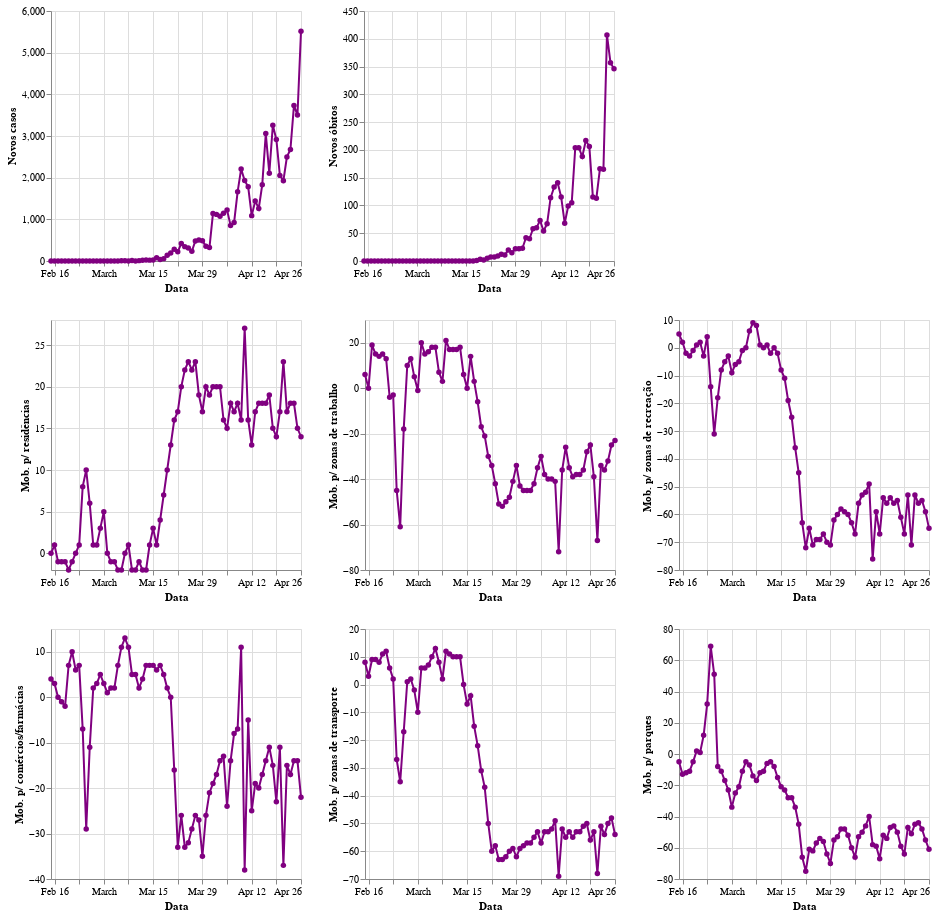

Notebook source saved alongside this figure:
### Code cell
import altair as alt

brush = alt.selection(type='interval', encodings=['x'], resolve='global')

base = alt.Chart(br).mark_line(point=True).encode(
    alt.X('date:T', title='Data'),
    color=alt.condition(brush, alt.ColorValue('purple'), alt.ColorValue('gray')),
).add_selection(
    brush
).properties(
    width=250,
    height=250
)

alt.vconcat(alt.hconcat(base.encode(alt.Y('new_cases:Q', title='Novos casos')), 
                        base.encode(alt.Y('new_deaths:Q',title='Novos óbitos'))),
           alt.hconcat(base.encode(alt.Y('residential:Q', title='Mob. p/ residências')), 
                       base.encode(alt.Y('workplaces:Q', title='Mob. p/ zonas de trabalho')), 
                       base.encode(alt.Y('retail_recreation:Q', title='Mob. p/ zonas de recreação'))),
           alt.hconcat(base.encode(alt.Y('grocery_pharmacy:Q', title='Mob. p/ comércios/farmácias')), 
                       base.encode(alt.Y('transit_stations:Q', title='Mob. p/ zonas de transporte')), 
                       base.encode(alt.Y('parks:Q', title='Mob. p/ parques'))))

### Figure 1 — Vega-Lite specification as saved in the notebook (floating-point values rounded to 4 significant figures)
{"config": {"view": {"continuousWidth": 400, "continuousHeight": 300}}, "vconcat": [{"hconcat": [{"mark": {"type": "line", "point": true}, "encoding": {"color": {"condition": {"value": "purple", "selection": "selector001"}, "value": "gray"}, "x": {"type": "temporal", "field": "date", "title": "Data"}, "y": {"type": "quantitative", "field": "new_cases", "title": "Novos casos"}}, "height": 250, "selection": {"selector001": {"type": "interval", "encodings": ["x"], "resolve": "global"}}, "width": 250}, {"mark": {"type": "line", "point": true}, "encoding": {"color": {"condition": {"value": "purple", "selection": "selector001"}, "value": "gray"}, "x": {"type": "temporal", "field": "date", "title": "Data"}, "y": {"type": "quantitative", "field": "new_deaths", "title": "Novos óbitos"}}, "height": 250, "selection": {"selector001": {"type": "interval", "encodings": ["x"], "resolve": "global"}}, "width": 250}]}, {"hconcat": [{"mark": {"type": "line", "point": true}, "encoding": {"color": {"condition": {"value": "purple", "selection": "selector001"}, "value": "gray"}, "x": {"type": "temporal", "field": "date", "title": "Data"}, "y": {"type": "quantitative", "field": "residential", "title": "Mob. p/ residências"}}, "height": 250, "selection": {"selector001": {"type": "interval", "encodings": ["x"], "resolve": "global"}}, "width": 250}, {"mark": {"type": "line", "point": true}, "encoding": {"color": {"condition": {"value": "purple", "selection": "selector001"}, "value": "gray"}, "x": {"type": "temporal", "field": "date", "title": "Data"}, "y": {"type": "quantitative", "field": "workplaces", "title": "Mob. p/ zonas de trabalho"}}, "height": 250, "selection": {"selector001": {"type": "interval", "encodings": ["x"], "resolve": "global"}}, "width": 250}, {"mark": {"type": "line", "point": true}, "encoding": {"color": {"condition": {"value": "purple", "selection": "selector001"}, "value": "gray"}, "x": {"type": "temporal", "field": "date", "title": "Data"}, "y": {"type": "quantitative", "field": "retail_recreation", "title": "Mob. p/ zonas de recreação"}}, "height": 250, "selection": {"selector001": {"type": "interval", "encodings": ["x"], "resolve": "global"}}, "width": 250}]}, {"hconcat": [{"mark": {"type": "line", "point": true}, "encoding": {"color": {"condition": {"value": "purple", "selection": "selector001"}, "value": "gray"}, "x": {"type": "temporal", "field": "date", "title": "Data"}, "y": {"type": "quantitative", "field": "grocery_pharmacy", "title": "Mob. p/ comércios/farmácias"}}, "height": 250, "selection": {"selector001": {"type": "interval", "encodings": ["x"], "resolve": "global"}}, "width": 250}, {"mark": {"type": "line", "point": true}, "encoding": {"color": {"condition": {"value": "purple", "selection": "selector001"}, "value": "gray"}, "x": {"type": "temporal", "field": "date", "title": "Data"}, "y": {"type": "quantitative", "field": "transit_stations", "title": "Mob. p/ zonas de transporte"}}, "height": 250, "selection": {"selector001": {"type": "interval", "encodings": ["x"], "resolve": "global"}}, "width": 250}, {"mark": {"type": "line", "point": true}, "encoding": {"color": {"condition": {"value": "purple", "selection": "selector001"}, "value": "gray"}, "x": {"type": "temporal", "field": "date", "title": "Data"}, "y": {"type": "quantitative", "field": "parks", "title": "Mob. p/ parques"}}, "height": 250, "selection": {"selector001": {"type": "interval", "encodings": ["x"], "resolve": "global"}}, "width": 250}]}], "data": {"name": "data-1486ca094edc93fb85a22ea4430b7647"}, "$schema": "https://vega.github.io/schema/vega-lite/v4.8.1.json", "datasets": {"data-1486ca094edc93fb85a22ea4430b7647": [{"locality_code": "BR", "locality_name": "Brazil", "date": "2020-02-15", "new_cases": 0, "new_deaths": 0, "retail_recreation": 5.0, "grocery_pharmacy": 4.0, "parks": -5.0, "transit_stations": 8.0, "workplaces": 6.0, "residential": 0.0}, {"locality_code": "BR", "locality_name": "Brazil", "date": "2020-02-16", "new_cases": 0, "new_deaths": 0, "retail_recreation": 2.0, "grocery_pharmacy": 3.0, "parks": -13.0, "transit_stations": 3.0, "workplaces": 0.0, "residential": 1.0}, {"locality_code": "BR", "locality_name": "Brazil", "date": "2020-02-17", "new_cases": 0, "new_deaths": 0, "retail_recreation": -2.0, "grocery_pharmacy": 0.0, "parks": -12.0, "transit_stations": 9.0, "workplaces": 19.0, "residential": -1.0}, {"locality_code": "BR", "locality_name": "Brazil", "date": "2020-02-18", "new_cases": 0, "new_deaths": 0, "retail_recreation": -3.0, "grocery_pharmacy": -1.0, "parks": -11.0, "transit_stations": 9.0, "workplaces": 15.0, "residential": -1.0}, {"locality_code": "BR", "locality_name": "Brazil", "date": "2020-02-19", "new_cases": 0, "new_deaths": 0, "retail_recreation": -1.0, "grocery_pharmacy": -2.0, "parks": -5.0, "transit_stations": 8.0, "workplaces": 14.0, "residential": -1.0}, {"locality_code": "BR", "locality_name": "Brazil", "date": "2020-02-20", "new_cases": 0, "new_deaths": 0, "retail_recreation": 1.0, "grocery_pharmacy": 7.0, "parks": 2.0, "transit_stations": 11.0, "workplaces": 15.0, "residential": -2.0}, {"locality_code": "BR", "locality_name": "Brazil", "date": "2020-02-21", "new_cases": 0, "new_deaths": 0, "retail_recreation": 2.0, "grocery_pharmacy": 10.0, "parks": 1.0, "transit_stations": 12.0, "workplaces": 13.0, "residential": -1.0}, {"locality_code": "BR", "locality_name": "Brazil", "date": "2020-02-22", "new_cases": 0, "new_deaths": 0, "retail_recreation": -3.0, "grocery_pharmacy": 6.0, "parks": 12.0, "transit_stations": 6.0, "workplaces": -4.0, "residential": 0.0}, {"locality_code": "BR", "locality_name": "Brazil", "date": "2020-02-23", "new_cases": 0, "new_deaths": 0, "retail_recreation": 4.0, "grocery_pharmacy": 7.0, "parks": 32.0, "transit_stations": 2.0, "workplaces": -3.0, "residential": 1.0}, {"locality_code": "BR", "locality_name": "Brazil", "date": "2020-02-24", "new_cases": 0, "new_deaths": 0, "retail_recreation": -14.0, "grocery_pharmacy": -7.0, "parks": 69.0, "transit_stations": -27.0, "workplaces": -45.0, "residential": 8.0}, {"locality_code": "BR", "locality_name": "Brazil", "date": "2020-02-25", "new_cases": 0, "new_deaths": 0, "retail_recreation": -31.0, "grocery_pharmacy": -29.0, "parks": 51.0, "transit_stations": -35.0, "workplaces": -61.0, "residential": 10.0}, {"locality_code": "BR", "locality_name": "Brazil", "date": "2020-02-26", "new_cases": 1, "new_deaths": 0, "retail_recreation": -18.0, "grocery_pharmacy": -11.0, "parks": -8.0, "transit_stations": -17.0, "workplaces": -18.0, "residential": 6.0}, {"locality_code": "BR", "locality_name": "Brazil", "date": "2020-02-27", "new_cases": 0, "new_deaths": 0, "retail_recreation": -8.0, "grocery_pharmacy": 2.0, "parks": -11.0, "transit_stations": 1.0, "workplaces": 10.0, "residential": 1.0}, {"locality_code": "BR", "locality_name": "Brazil", "date": "2020-02-28", "new_cases": 0, "new_deaths": 0, "retail_recreation": -5.0, "grocery_pharmacy": 3.0, "parks": -17.0, "transit_stations": 2.0, "workplaces": 13.0, "residential": 1.0}, {"locality_code": "BR", "locality_name": "Brazil", "date": "2020-02-29", "new_cases": 0, "new_deaths": 0, "retail_recreation": -3.0, "grocery_pharmacy": 5.0, "parks": -23.0, "transit_stations": -2.0, "workplaces": 5.0, "residential": 3.0}, {"locality_code": "BR", "locality_name": "Brazil", "date": "2020-03-01", "new_cases": 1, "new_deaths": 0, "retail_recreation": -9.0, "grocery_pharmacy": 3.0, "parks": -34.0, "transit_stations": -10.0, "workplaces": -1.0, "residential": 5.0}, {"locality_code": "BR", "locality_name": "Brazil", "date": "2020-03-02", "new_cases": 0, "new_deaths": 0, "retail_recreation": -6.0, "grocery_pharmacy": 1.0, "parks": -25.0, "transit_stations": 6.0, "workplaces": 20.0, "residential": 0.0}, {"locality_code": "BR", "locality_name": "Brazil", "date": "2020-03-03", "new_cases": 0, "new_deaths": 0, "retail_recreation": -5.0, "grocery_pharmacy": 2.0, "parks": -21.0, "transit_stations": 6.0, "workplaces": 15.0, "residential": -1.0}, {"locality_code": "BR", "locality_name": "Brazil", "date": "2020-03-04", "new_cases": 0, "new_deaths": 0, "retail_recreation": -1.0, "grocery_pharmacy": 2.0, "parks": -11.0, "transit_stations": 7.0, "workplaces": 16.0, "residential": -1.0}, {"locality_code": "BR", "locality_name": "Brazil", "date": "2020-03-05", "new_cases": 1, "new_deaths": 0, "retail_recreation": 0.0, "grocery_pharmacy": 7.0, "parks": -5.0, "transit_stations": 10.0, "workplaces": 18.0, "residential": -2.0}, {"locality_code": "BR", "locality_name": "Brazil", "date": "2020-03-06", "new_cases": 5, "new_deaths": 0, "retail_recreation": 6.0, "grocery_pharmacy": 11.0, "parks": -7.0, "transit_stations": 13.0, "workplaces": 18.0, "residential": -2.0}, {"locality_code": "BR", "locality_name": "Brazil", "date": "2020-03-07", "new_cases": 5, "new_deaths": 0, "retail_recreation": 9.0, "grocery_pharmacy": 13.0, "parks": -14.0, "transit_stations": 8.0, "workplaces": 7.0, "residential": 0.0}, {"locality_code": "BR", "locality_name": "Brazil", "date": "2020-03-08", "new_cases": 0, "new_deaths": 0, "retail_recreation": 8.0, "grocery_pharmacy": 11.0, "parks": -17.0, "transit_stations": 2.0, "workplaces": 3.0, "residential": 1.0}, {"locality_code": "BR", "locality_name": "Brazil", "date": "2020-03-09", "new_cases": 12, "new_deaths": 0, "retail_recreation": 1.0, "grocery_pharmacy": 5.0, "parks": -12.0, "transit_stations": 12.0, "workplaces": 21.0, "residential": -2.0}, {"locality_code": "BR", "locality_name": "Brazil", "date": "2020-03-10", "new_cases": 0, "new_deaths": 0, "retail_recreation": 0.0, "grocery_pharmacy": 5.0, "parks": -11.0, "transit_stations": 11.0, "workplaces": 17.0, "residential": -2.0}, {"locality_code": "BR", "locality_name": "Brazil", "date": "2020-03-11", "new_cases": 9, "new_deaths": 0, "retail_recreation": 1.0, "grocery_pharmacy": 2.0, "parks": -6.0, "transit_stations": 10.0, "workplaces": 17.0, "residential": -1.0}, {"locality_code": "BR", "locality_name": "Brazil", "date": "2020-03-12", "new_cases": 18, "new_deaths": 0, "retail_recreation": -2.0, "grocery_pharmacy": 4.0, "parks": -5.0, "transit_stations": 10.0, "workplaces": 17.0, "residential": -2.0}, {"locality_code": "BR", "locality_name": "Brazil", "date": "2020-03-13", "new_cases": 25, "new_deaths": 0, "retail_recreation": 0.0, "grocery_pharmacy": 7.0, "parks": -8.0, "transit_stations": 10.0, "workplaces": 18.0, "residential": -2.0}, {"locality_code": "BR", "locality_name": "Brazil", "date": "2020-03-14", "new_cases": 21, "new_deaths": 0, "retail_recreation": -2.0, "grocery_pharmacy": 7.0, "parks": -15.0, "transit_stations": 0.0, "workplaces": 6.0, "residential": 1.0}, {"locality_code": "BR", "locality_name": "Brazil", "date": "2020-03-15", "new_cases": 23, "new_deaths": 0, "retail_recreation": -8.0, "grocery_pharmacy": 7.0, "parks": -21.0, "transit_stations": -7.0, "workplaces": 0.0, "residential": 3.0}, {"locality_code": "BR", "locality_name": "Brazil", "date": "2020-03-16", "new_cases": 79, "new_deaths": 0, "retail_recreation": -11.0, "grocery_pharmacy": 6.0, "parks": -23.0, "transit_stations": -4.0, "workplaces": 14.0, "residential": 1.0}, {"locality_code": "BR", "locality_name": "Brazil", "date": "2020-03-17", "new_cases": 34, "new_deaths": 0, "retail_recreation": -19.0, "grocery_pharmacy": 7.0, "parks": -28.0, "transit_stations": -15.0, "workplaces": 3.0, "residential": 4.0}, {"locality_code": "BR", "locality_name": "Brazil", "date": "2020-03-18", "new_cases": 57, "new_deaths": 1, "retail_recreation": -25.0, "grocery_pharmacy": 5.0, "parks": -28.0, "transit_stations": -22.0, "workplaces": -6.0, "residential": 7.0}, {"locality_code": "BR", "locality_name": "Brazil", "date": "2020-03-19", "new_cases": 137, "new_deaths": 3, "retail_recreation": -36.0, "grocery_pharmacy": 2.0, "parks": -34.0, "transit_stations": -31.0, "workplaces": -17.0, "residential": 10.0}, {"locality_code": "BR", "locality_name": "Brazil", "date": "2020-03-20", "new_cases": 193, "new_deaths": 2, "retail_recreation": -45.0, "grocery_pharmacy": 0.0, "parks": -45.0, "transit_stations": -37.0, "workplaces": -21.0, "residential": 13.0}, {"locality_code": "BR", "locality_name": "Brazil", "date": "2020-03-21", "new_cases": 283, "new_deaths": 5, "retail_recreation": -63.0, "grocery_pharmacy": -16.0, "parks": -66.0, "transit_stations": -50.0, "workplaces": -30.0, "residential": 16.0}, {"locality_code": "BR", "locality_name": "Brazil", "date": "2020-03-22", "new_cases": 224, "new_deaths": 7, "retail_recreation": -72.0, "grocery_pharmacy": -33.0, "parks": -75.0, "transit_stations": -60.0, "workplaces": -34.0, "residential": 17.0}, {"locality_code": "BR", "locality_name": "Brazil", "date": "2020-03-23", "new_cases": 418, "new_deaths": 7, "retail_recreation": -65.0, "grocery_pharmacy": -26.0, "parks": -61.0, "transit_stations": -58.0, "workplaces": -42.0, "residential": 20.0}, {"locality_code": "BR", "locality_name": "Brazil", "date": "2020-03-24", "new_cases": 345, "new_deaths": 9, "retail_recreation": -71.0, "grocery_pharmacy": -33.0, "parks": -62.0, "transit_stations": -63.0, "workplaces": -51.0, "residential": 22.0}, {"locality_code": "BR", "locality_name": "Brazil", "date": "2020-03-25", "new_cases": 310, "new_deaths": 12, "retail_recreation": -69.0, "grocery_pharmacy": -32.0, "parks": -57.0, "transit_stations": -63.0, "workplaces": -52.0, "residential": 23.0}, {"locality_code": "BR", "locality_name": "Brazil", "date": "2020-03-26", "new_cases": 232, "new_deaths": 11, "retail_recreation": -69.0, "grocery_pharmacy": -29.0, "parks": -54.0, "transit_stations": -62.0, "workplaces": -50.0, "residential": 22.0}, {"locality_code": "BR", "locality_name": "Brazil", "date": "2020-03-27", "new_cases": 482, "new_deaths": 20, "retail_recreation": -67.0, "grocery_pharmacy": -26.0, "parks": -56.0, "transit_stations": -60.0, "workplaces": -48.0, "residential": 23.0}, {"locality_code": "BR", "locality_name": "Brazil", "date": "2020-03-28", "new_cases": 502, "new_deaths": 15, "retail_recreation": -70.0, "grocery_pharmacy": -27.0, "parks": -64.0, "transit_stations": -59.0, "workplaces": -41.0, "residential": 19.0}, {"locality_code": "BR", "locality_name": "Brazil", "date": "2020-03-29", "new_cases": 487, "new_deaths": 22, "retail_recreation": -71.0, "grocery_pharmacy": -35.0, "parks": -70.0, "transit_stations": -62.0, "workplaces": -34.0, "residential": 17.0}, {"locality_code": "BR", "locality_name": "Brazil", "date": "2020-03-30", "new_cases": 352, "new_deaths": 22, "retail_recreation": -62.0, "grocery_pharmacy": -26.0, "parks": -55.0, "transit_stations": -59.0, "workplaces": -43.0, "residential": 20.0}, {"locality_code": "BR", "locality_name": "Brazil", "date": "2020-03-31", "new_cases": 323, "new_deaths": 23, "retail_recreation": -60.0, "grocery_pharmacy": -21.0, "parks": -53.0, "transit_stations": -58.0, "workplaces": -45.0, "residential": 19.0}, {"locality_code": "BR", "locality_name": "Brazil", "date": "2020-04-01", "new_cases": 1138, "new_deaths": 42, "retail_recreation": -58.0, "grocery_pharmacy": -19.0, "parks": -48.0, "transit_stations": -57.0, "workplaces": -45.0, "residential": 20.0}, {"locality_code": "BR", "locality_name": "Brazil", "date": "2020-04-02", "new_cases": 1119, "new_deaths": 40, "retail_recreation": -59.0, "grocery_pharmacy": -17.0, "parks": -48.0, "transit_stations": -57.0, "workplaces": -45.0, "residential": 20.0}, {"locality_code": "BR", "locality_name": "Brazil", "date": "2020-04-03", "new_cases": 1074, "new_deaths": 58, "retail_recreation": -60.0, "grocery_pharmacy": -14.0, "parks": -52.0, "transit_stations": -55.0, "workplaces": -42.0, "residential": 20.0}, {"locality_code": "BR", "locality_name": "Brazil", "date": "2020-04-04", "new_cases": 1146, "new_deaths": 60, "retail_recreation": -63.0, "grocery_pharmacy": -13.0, "parks": -60.0, "transit_stations": -53.0, "workplaces": -35.0, "residential": 16.0}, {"locality_code": "BR", "locality_name": "Brazil", "date": "2020-04-05", "new_cases": 1222, "new_deaths": 73, "retail_recreation": -67.0, "grocery_pharmacy": -24.0, "parks": -66.0, "transit_stations": -57.0, "workplaces": -30.0, "residential": 15.0}, {"locality_code": "BR", "locality_name": "Brazil", "date": "2020-04-06", "new_cases": 852, "new_deaths": 54, "retail_recreation": -56.0, "grocery_pharmacy": -14.0, "parks": -53.0, "transit_stations": -53.0, "workplaces": -38.0, "residential": 18.0}, {"locality_code": "BR", "locality_name": "Brazil", "date": "2020-04-07", "new_cases": 926, "new_deaths": 67, "retail_recreation": -53.0, "grocery_pharmacy": -8.0, "parks": -50.0, "transit_stations": -53.0, "workplaces": -40.0, "residential": 17.0}, {"locality_code": "BR", "locality_name": "Brazil", "date": "2020-04-08", "new_cases": 1661, "new_deaths": 114, "retail_recreation": -52.0, "grocery_pharmacy": -7.0, "parks": -46.0, "transit_stations": -52.0, "workplaces": -40.0, "residential": 18.0}, {"locality_code": "BR", "locality_name": "Brazil", "date": "2020-04-09", "new_cases": 2210, "new_deaths": 133, "retail_recreation": -49.0, "grocery_pharmacy": 11.0, "parks": -40.0, "transit_stations": -49.0, "workplaces": -41.0, "residential": 16.0}, {"locality_code": "BR", "locality_name": "Brazil", "date": "2020-04-10", "new_cases": 1930, "new_deaths": 141, "retail_recreation": -76.0, "grocery_pharmacy": -38.0, "parks": -58.0, "transit_stations": -69.0, "workplaces": -72.0, "residential": 27.0}, {"locality_code": "BR", "locality_name": "Brazil", "date": "2020-04-11", "new_cases": 1781, "new_deaths": 115, "retail_recreation": -59.0, "grocery_pharmacy": -5.0, "parks": -59.0, "transit_stations": -52.0, "workplaces": -36.0, "residential": 16.0}, {"locality_code": "BR", "locality_name": "Brazil", "date": "2020-04-12", "new_cases": 1089, "new_deaths": 68, "retail_recreation": -67.0, "grocery_pharmacy": -25.0, "parks": -67.0, "transit_stations": -55.0, "workplaces": -26.0, "residential": 13.0}, {"locality_code": "BR", "locality_name": "Brazil", "date": "2020-04-13", "new_cases": 1442, "new_deaths": 99, "retail_recreation": -54.0, "grocery_pharmacy": -19.0, "parks": -52.0, "transit_stations": -53.0, "workplaces": -35.0, "residential": 17.0}, {"locality_code": "BR", "locality_name": "Brazil", "date": "2020-04-14", "new_cases": 1261, "new_deaths": 105, "retail_recreation": -56.0, "grocery_pharmacy": -20.0, "parks": -54.0, "transit_stations": -55.0, "workplaces": -39.0, "residential": 18.0}, {"locality_code": "BR", "locality_name": "Brazil", "date": "2020-04-15", "new_cases": 1832, "new_deaths": 204, "retail_recreation": -54.0, "grocery_pharmacy": -17.0, "parks": -47.0, "transit_stations": -53.0, "workplaces": -38.0, "residential": 18.0}, {"locality_code": "BR", "locality_name": "Brazil", "date": "2020-04-16", "new_cases": 3058, "new_deaths": 204, "retail_recreation": -56.0, "grocery_pharmacy": -14.0, "parks": -46.0, "transit_stations": -53.0, "workplaces": -38.0, "residential": 18.0}, {"locality_code": "BR", "locality_name": "Brazil", "date": "2020-04-17", "new_cases": 2105, "new_deaths": 188, "retail_recreation": -55.0, "grocery_pharmacy": -11.0, "parks": -50.0, "transit_stations": -51.0, "workplaces": -36.0, "residential": 19.0}, {"locality_code": "BR", "locality_name": "Brazil", "date": "2020-04-18", "new_cases": 3257, "new_deaths": 217, "retail_recreation": -61.0, "grocery_pharmacy": -15.0, "parks": -59.0, "transit_stations": -50.0, "workplaces": -28.0, "residential": 15.0}, {"locality_code": "BR", "locality_name": "Brazil", "date": "2020-04-19", "new_cases": 2917, "new_deaths": 206, "retail_recreation": -67.0, "grocery_pharmacy": -23.0, "parks": -64.0, "transit_stations": -56.0, "workplaces": -25.0, "residential": 14.0}, {"locality_code": "BR", "locality_name": "Brazil", "date": "2020-04-20", "new_cases": 2055, "new_deaths": 115, "retail_recreation": -53.0, "grocery_pharmacy": -11.0, "parks": -47.0, "transit_stations": -53.0, "workplaces": -39.0, "residential": 17.0}, {"locality_code": "BR", "locality_name": "Brazil", "date": "2020-04-21", "new_cases": 1927, "new_deaths": 113, "retail_recreation": -71.0, "grocery_pharmacy": -37.0, "parks": -51.0, "transit_stations": -68.0, "workplaces": -67.0, "residential": 23.0}, {"locality_code": "BR", "locality_name": "Brazil", "date": "2020-04-22", "new_cases": 2498, "new_deaths": 166, "retail_recreation": -53.0, "grocery_pharmacy": -15.0, "parks": -45.0, "transit_stations": -51.0, "workplaces": -34.0, "residential": 17.0}, {"locality_code": "BR", "locality_name": "Brazil", "date": "2020-04-23", "new_cases": 2678, "new_deaths": 165, "retail_recreation": -56.0, "grocery_pharmacy": -17.0, "parks": -44.0, "transit_stations": -54.0, "workplaces": -36.0, "residential": 18.0}, {"locality_code": "BR", "locality_name": "Brazil", "date": "2020-04-24", "new_cases": 3735, "new_deaths": 407, "retail_recreation": -55.0, "grocery_pharmacy": -14.0, "parks": -48.0, "transit_stations": -50.0, "workplaces": -32.0, "residential": 18.0}, {"locality_code": "BR", "locality_name": "Brazil", "date": "2020-04-25", "new_cases": 3503, "new_deaths": 357, "retail_recreation": -59.0, "grocery_pharmacy": -14.0, "parks": -55.0, "transit_stations": -48.0, "workplaces": -25.0, "residential": 15.0}, {"locality_code": "BR", "locality_name": "Brazil", "date": "2020-04-26", "new_cases": 5514, "new_deaths": 346, "retail_recreation": -65.0, "grocery_pharmacy": -22.0, "parks": -61.0, "transit_stations": -54.0, "workplaces": -23.0, "residential": 14.0}]}}
